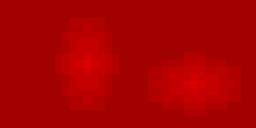
//> input picture 6s/openCV/0.png, 256 x 128 px
$ ./depth_data   (built with g++ and OpenCV 4)
//> lines starting //> are read from the running program, lines starting //| are printed output that depends on the picture; after the words box and inside, x2 and y2 are one past the last pixel; in counts of white or black regions, pixels touching at a corner belong together
#include<iostream>
#include <opencv2/opencv.hpp>
#include<fstream>

int main(){
    cv::Mat img1 = cv::imread("../0.png");
//> img1 is the input picture: 128 rows x 256 cols, CV_8UC3; mean B, G, R 0, 0, 169.3
    cv::Mat img2 = cv::imread("../all20.0.png");
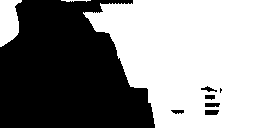
//> input picture 6s/openCV/all20.0.png, 256 x 128 px
//> img2 is the input picture: 128 rows x 256 cols, CV_8UC3; 53.1% white; 7 black regions (1 under 20 px), largest, box (x1, y1, x2, y2) and area: (0, 0, 155, 128) 15097, (205, 110, 219, 115) 66, (205, 103, 220, 107) 57, (201, 86, 217, 92) 44, (205, 95, 215, 100) 41, (171, 110, 184, 114) 40
    cv::Mat img3 = cv::imread("../shikaku20.5.png");
//> shikaku20.5.png cannot be read in this run, so this picture is empty
    std::ofstream ifs("../output.txt",std::ios_base::out | std::ios_base::binary);
    std::ofstream ifs1("../shindokaku.txt",std::ios_base::out | std::ios_base::binary);
    cv::Mat img_OR;

    double far=5.0;
    double near=0.01;

    double far_t,near_t;

    cv::bitwise_and(img1, img2,img_OR);
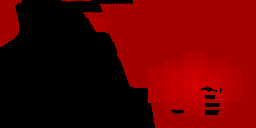
//> img_OR: 128 rows x 256 cols, CV_8UC3; mean B, G, R 0, 0, 89.7
    cv::imshow("save2", img_OR);
    //cv::imshow("save2", img1);
    cv::waitKey(0);
    cv::imwrite("../output.png", img_OR);

    far_t=1/far;
    near_t=1/near;

    for (int v = 0; v < img2.size().height; v++) {
        for (int u = 0; u < img2.size().width; u++) {
             cv::Vec3b &p = img1.at<cv::Vec3b>(v,u);
            ifs<<(int)p[2];
            if(v<img2.size().height-2)
                ifs<<"\n";
        }
        ifs<<std::endl;
    }
//> (the run ends here: the program crashes, at `for (int v = 0; v < img2.size().height; v++)`)
